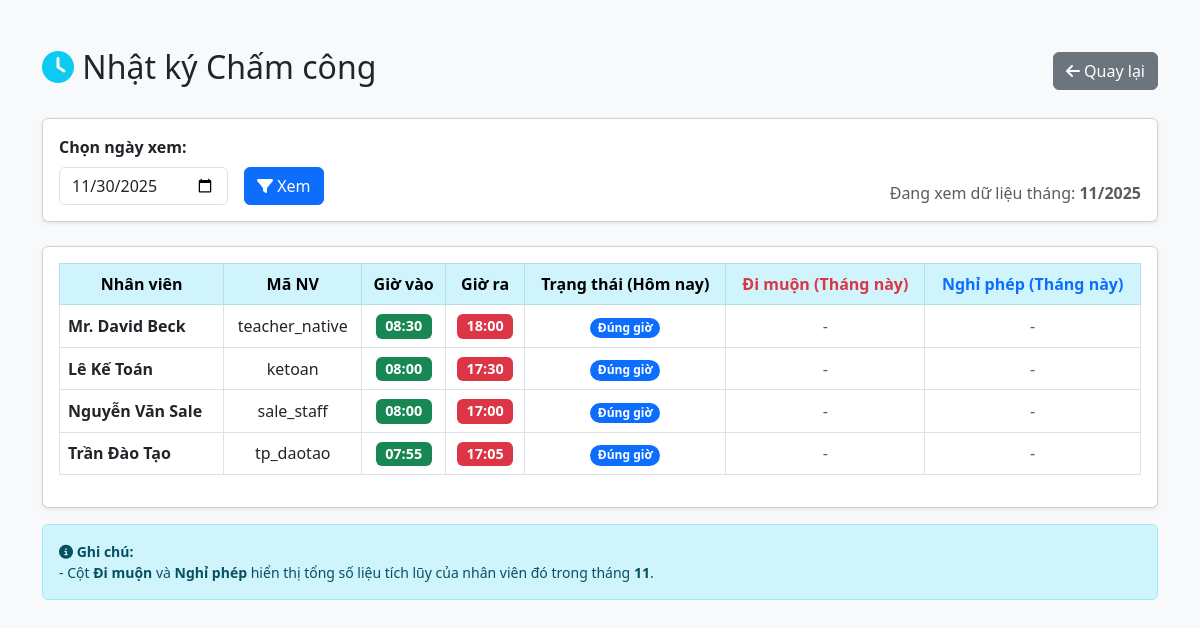
The page /HomePage/admin_attendance.php?date=2025-11-30 (signed in) on the database its author committed.
### tables this page shows
CREATE TABLE `attendance` (
  `id` int(11) NOT NULL,
  `user_id` int(11) NOT NULL,
  `date` date NOT NULL,
  `check_in` time DEFAULT NULL,
  `check_out` time DEFAULT NULL,
  `status` enum('present','absent','late') DEFAULT 'present'
);

CREATE TABLE `users` (
  `id` int(11) NOT NULL,
  `role_id` int(11) NOT NULL,
  `username` varchar(50) NOT NULL,
  `password` varchar(255) NOT NULL,
  `email` varchar(100) NOT NULL,
  `full_name` varchar(100) NOT NULL,
  `avatar` varchar(255) DEFAULT 'img/default.jpg',
  `status` enum('active','inactive') DEFAULT 'active',
  `created_at` timestamp NOT NULL DEFAULT current_timestamp()
);

### HomePage/admin_attendance.php (the view, shortened to what this page needs)
<?php
require_once 'db_connect.php';
$filter_date = isset($_GET['date']) ? $_GET['date'] : date('Y-m-d');
$current_month = date('m', strtotime($filter_date));
$current_year = date('Y', strtotime($filter_date));
$sql = "SELECT a.*, u.full_name, u.username
        FROM attendance a
        JOIN users u ON a.user_id = u.id
        WHERE a.date = ?
        ORDER BY a.check_in DESC";
$stmt = $conn->prepare($sql);
$stmt->bind_param("s", $filter_date);
$stmt->execute();
$result = $stmt->get_result();
?>
<!DOCTYPE html>
<html lang="vi">
<head>
    <link href="https://cdn.jsdelivr.net/npm/bootstrap@5.3.0/dist/css/bootstrap.min.css" rel="stylesheet">
    <link rel="stylesheet" href="https://cdnjs.cloudflare.com/ajax/libs/font-awesome/6.5.1/css/all.min.css">
</head>
<body class="bg-light">
    <div class="container mt-5">
        <div class="d-flex justify-content-between align-items-center mb-4">
            <h2><i class="fas fa-clock text-info"></i> Nhật ký Chấm công</h2>
            <a href="admin_dashboard.php" class="btn btn-secondary"><i class="fas fa-arrow-left"></i> Quay lại</a>
        </div>
        <div class="card shadow-sm mb-4">
            <div class="card-body">
                <form method="GET" class="row g-3 align-items-end">
                    <div class="col-auto">
                        <label class="form-label fw-bold">Chọn ngày xem:</label>
                        <input type="date" name="date" class="form-control" value="<?php echo $filter_date; ?>" onchange="this.form.submit()">
                    </div>
                    <div class="col-auto">
                        <button type="submit" class="btn btn-primary"><i class="fas fa-filter"></i> Xem</button>
                    </div>
                    <div class="col-auto ms-auto">
                        <span class="text-muted">Đang xem dữ liệu tháng: <strong><?php echo "$current_month/$current_year"; ?></strong></span>
                    </div>
                </form>
            </div>
        </div>
        <div class="card shadow-sm">
            <div class="card-body">
                <table class="table table-hover table-bordered align-middle text-center">
                    <thead class="table-info">
                        <tr>
                            <th>Nhân viên</th>
                            <th>Mã NV</th>
                            <th>Giờ vào</th>
                            <th>Giờ ra</th>
                            <th>Trạng thái (Hôm nay)</th>
                            <th class="text-danger">Đi muộn (Tháng này)</th> <th class="text-primary">Nghỉ phép (Tháng này)</th> </tr>
                    </thead>
                    <tbody>
                        <?php if ($result->num_rows > 0): ?>
                            <?php while($row = $result->fetch_assoc()):
                                $uid = $row['user_id'];
                                $sql_late = "SELECT COUNT(*) as count FROM attendance
                                             WHERE user_id = $uid
                                             AND MONTH(date) = '$current_month'
                                             AND YEAR(date) = '$current_year'
                                             AND status = 'late'";
                                $late_count = $conn->query($sql_late)->fetch_assoc()['count'];
                                $sql_leave = "SELECT COUNT(*) as count FROM leave_requests
                                              WHERE user_id = $uid
                                              AND MONTH(start_date) = '$current_month'
                                              AND YEAR(start_date) = '$current_year'
                                              AND status = 'approved'";
                                $leave_count = $conn->query($sql_leave)->fetch_assoc()['count'];
                            ?>
                            <tr>
                                <td class="text-start fw-bold"><?php echo $row['full_name']; ?></td>
                                <td><?php echo $row['username']; ?></td>
                                <td>
                                    <span class="badge bg-success" style="font-size: 0.9rem;">
                                        <?php echo date('H:i', strtotime($row['check_in'])); ?>
                                    </span>
                                </td>
                                <td>
                                    <?php if($row['check_out']): ?>
                                        <span class="badge bg-danger" style="font-size: 0.9rem;">
                                            <?php echo date('H:i', strtotime($row['check_out'])); ?>
                                        </span>
                                    <?php else: ?>
                                        <span class="text-muted small">--:--</span>
                                    <?php endif; ?>
                                </td>
                                <td>
                                    <?php
                                        if ($row['status'] == 'late') {
                                            echo '<span class="badge rounded-pill bg-warning text-dark">Đi muộn</span>';
                                        } else {
                                            echo '<span class="badge rounded-pill bg-primary">Đúng giờ</span>';
                                        }
                                    ?>
                                </td>
                                <td>
                                    <?php if($late_count > 0): ?>
                                        <strong class="text-danger"><?php echo $late_count; ?> lần</strong>
                                    <?php else: ?>
                                        <span class="text-muted">-</span>
                                    <?php endif; ?>
                                </td>
                                <td>
                                    <?php if($leave_count > 0): ?>
                                        <strong class="text-primary"><?php echo $leave_count; ?> đơn</strong>
                                    <?php else: ?>
                                        <span class="text-muted">-</span>
                                    <?php endif; ?>
                                </td>
                            </tr>
                            <?php endwhile; ?>
                        <?php else: ?>
                            <tr><td colspan="7" class="text-center text-muted py-4">Chưa có dữ liệu chấm công cho ngày này.</td></tr>
                        <?php endif; ?>
                    </tbody>
                </table>
            </div>
        </div>
        <div class="alert alert-info mt-3 small">
            <i class="fas fa-info-circle"></i> <strong>Ghi chú:</strong><br>
            - Cột <strong>Đi muộn</strong> và <strong>Nghỉ phép</strong> hiển thị tổng số liệu tích lũy của nhân viên đó trong tháng <strong><?php echo $current_month; ?></strong>.
        </div>
    </div>
</body>
</html>

### rows shown on the page
attendance: user.full_name "Mr. David Beck", user.username "teacher_native", check_in "08:30", check_out "18:00", status "Đúng giờ"
attendance: user.full_name "Lê Kế Toán", user.username "ketoan", check_in "08:00", check_out "17:30", status "Đúng giờ"
attendance: user.full_name "Nguyễn Văn Sale", user.username "sale_staff", check_in "08:00", check_out "17:00", status "Đúng giờ"
attendance: user.full_name "Trần Đào Tạo", user.username "tp_daotao", check_in "07:55", check_out "17:05", status "Đúng giờ"

### other values the page prints
$current_month "11"
$current_year "2025"
